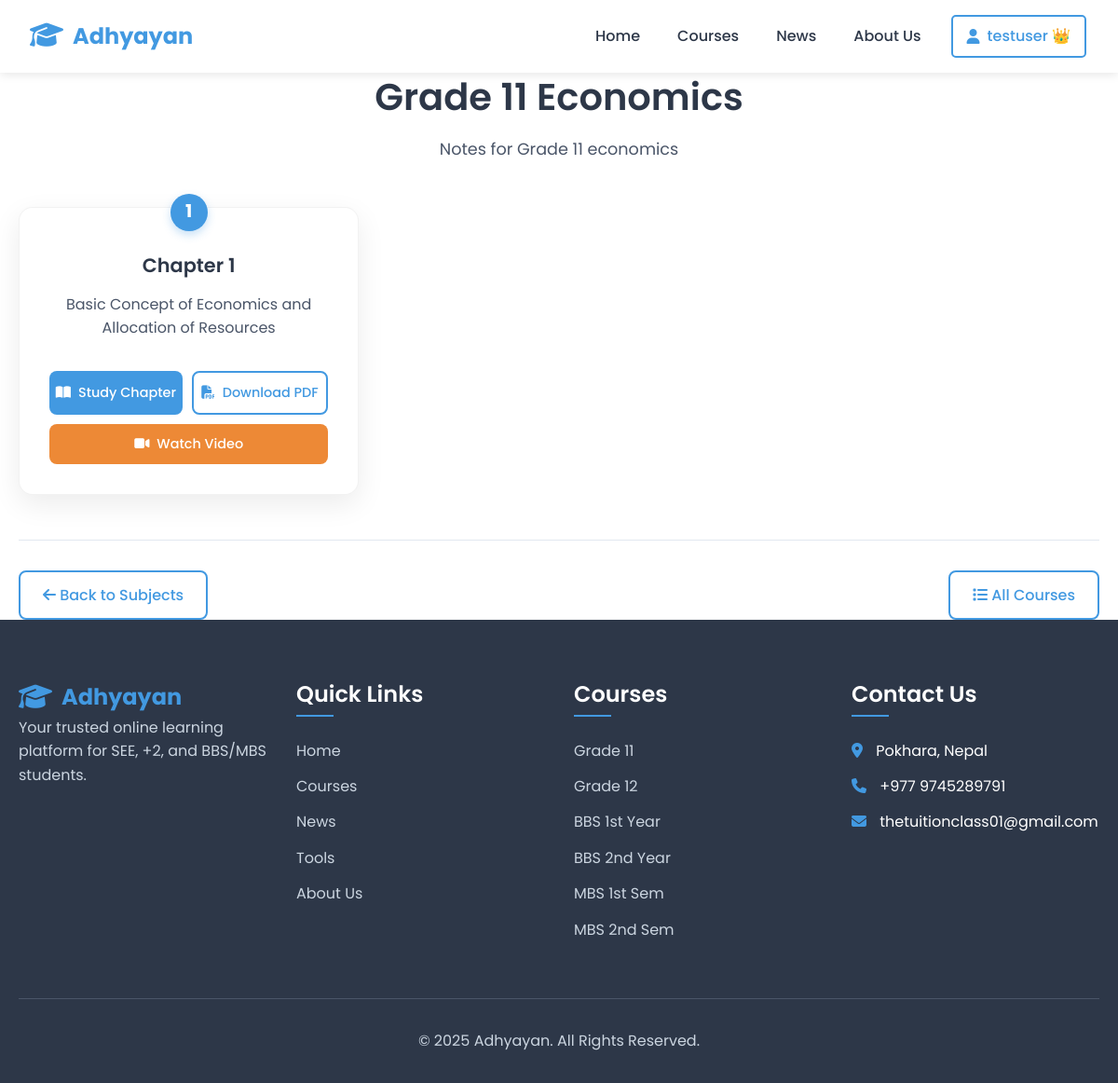
Page /courses/grade-11/grade-11-economics/ (signed in) on the committed database.
### notes/models.py (models this page shows, shortened)
class Subject(models.Model):
    course = models.ForeignKey(
        Course,
        on_delete=models.CASCADE,
        related_name='subjects',
        help_text="Select which course this subject belongs to"
    )
    title = models.CharField(max_length=200)
    slug = models.SlugField(help_text="URL-friendly version of title")
    description = models.TextField(blank=True, help_text="Subject description")
    display_order = models.IntegerField(
        default=0,
        help_text="Order in which subjects appear (lower number = first)"
    )
    is_active = models.BooleanField(
        default=True,
        help_text="Uncheck to hide subject from website"
    )
    created_at = models.DateTimeField(auto_now_add=True)
    updated_at = models.DateTimeField(auto_now=True)
    class Meta:
        ordering = ['display_order', 'title']
        unique_together = ['course', 'slug']  # Same slug can't repeat in same course

class Chapter(models.Model):
    subject = models.ForeignKey(
        Subject,
        on_delete=models.CASCADE,
        related_name='chapters',
        help_text="Select which subject this chapter belongs to"
    )
    title = models.CharField(max_length=200)
    slug = models.SlugField(help_text="URL-friendly version of title")
    content = models.TextField(
        blank=True,
        help_text="Chapter content (text only for now)"
    )
    pdf_file = models.FileField(
        upload_to='',
        blank=True,
        null=True,
        help_text="Upload PDF file for this chapter"
    )
    video_url = models.URLField(
        blank=True,
        null=True,
        help_text="Enter Google Drive/YouTube video link"
    )
    display_order = models.IntegerField(
        default=0,
        help_text="Order in which chapters appear (lower number = first)"
    )
    is_active = models.BooleanField(
        default=True,
        help_text="Uncheck to hide chapter from website"
    )
    created_at = models.DateTimeField(auto_now_add=True)
    updated_at = models.DateTimeField(auto_now=True)
    class Meta:
        ordering = ['display_order', 'title']
        unique_together = ['subject', 'slug']  # Same slug can't repeat in same subject

### notes/views.py (the view)
# urls.py: path('courses/<slug:course_slug>/<slug:subject_slug>/', views.subject_detail, name='subject_detail'),
def subject_detail(request, course_slug, subject_slug):
    course = get_object_or_404(Course, slug=course_slug, is_active=True)
    subject = get_object_or_404(Subject, slug=subject_slug, course=course, is_active=True)
    chapters = subject.chapters.filter(is_active=True).order_by('display_order', 'title')
    paginator = Paginator(chapters, 10)  # Show 10 chapters per page
    page_number = request.GET.get('page')
    page_obj = paginator.get_page(page_number)
    context = {
        'course': course,
        'subject': subject,
        'chapters': page_obj,  # Use page_obj instead of chapters
        'page_title': f"{subject.title} - {course.title}"
    }
    return render(request, 'courses/subject_detail.html', context)

### templates/courses/subject_detail.html (shortened to what this page needs)
{% extends 'base.html' %}
{% load static %}
{% block content %}
<div class="container">
    <div class="page-header">
        <h1 class="page-title">{{ subject.title }}</h1>
        <p class="page-subtitle">{{ subject.description }}</p>
    </div>
    <div class="chapters-grid">
        {% for chapter in chapters %}
        <div class="chapter-card">
            <div class="chapter-number">{{ forloop.counter }}</div>
            <h3 class="chapter-title">{{ chapter.title }}</h3>
            <p class="chapter-description">{{ chapter.content|truncatewords:15 }}</p>
            <div class="chapter-actions">
                {% if chapter.pdf_file %}
                <a href="{% url 'study_chapter' course.slug subject.slug chapter.slug %}" class="btn btn-primary">
                    <i class="fas fa-book-open"></i> Study Chapter
                </a>
                {% else %}
                <button class="btn btn-primary" disabled title="PDF not available yet">
                    <i class="fas fa-book-open"></i> Study Chapter
                </button>
                {% endif %}
                {% if chapter.pdf_file %}
                    {% if user.is_authenticated and user.profile.is_premium %}
                    <a href="{{ chapter.pdf_file.url }}"
                       class="btn btn-secondary"
                       target="_blank"
                       download="{{ chapter.title|slugify }}.pdf">
                        <i class="fas fa-file-pdf"></i> Download PDF
                    </a>
                    {% endif %}
                {% else %}
                <button class="btn btn-secondary" disabled title="PDF not available yet">
                    <i class="fas fa-file-pdf"></i> Download PDF
                </button>
                {% endif %}
                {% if chapter.video_url %}
                    {% if user.is_authenticated and user.profile.is_premium %}
                    <a href="{{ chapter.video_url }}" class="btn btn-accent" target="_blank">
                        <i class="fas fa-video"></i> Watch Video
                    </a>
                    {% endif %}
                {% else %}
                <button class="btn btn-accent" disabled title="Video not available yet">
                    <i class="fas fa-video"></i> Watch Video
                </button>
                {% endif %}
            </div>
        </div>
        {% empty %}
        <div class="empty-chapters">
            <i class="fas fa-book fa-4x"></i>
            <h3>No Chapters Available Yet</h3>
            <p>Chapters will be added to this subject soon.</p>
        </div>
        {% endfor %}
    </div>
    <div class="subject-navigation mt-5">
        <a href="{% url 'course_detail' course.slug %}" class="btn btn-secondary">
            <i class="fas fa-arrow-left"></i> Back to Subjects
        </a>
        <a href="{% url 'courses_page' %}" class="btn btn-outline">
            <i class="fas fa-list"></i> All Courses
        </a>
    </div>
</div>
{% endblock %}

### templates/base.html (shortened to what this page needs)
<!DOCTYPE html>
{% load static %}
<html lang="en">
<head>
  <link rel="stylesheet" href="{% static 'css/style.css' %}">
  <link rel="stylesheet" href="https://cdnjs.cloudflare.com/ajax/libs/font-awesome/6.4.0/css/all.min.css">
</head>
<body>
  <header>
    <div class="navbar">
      <div class="logo">
        <i class="fas fa-graduation-cap"></i>
        <span>Adhyayan</span>
      </div>
      <nav id="nav-links">
        <a href="/" {% if request.path == '/' %}class="active"{% endif %}>Home</a>
        <a href="{% url 'courses_page' %}">Courses</a>
        <a href="#news">News</a>
        <a href="#about">About Us</a>
{% if user.is_authenticated %}
    {% if not user.is_staff %}
        <div class="user-menu">
            <a href="#" class="btn-login">
                <i class="fas fa-user"></i> {{ user.username }}
                {% if user.profile.is_premium %}👑{% endif %}
            </a>
        </div>
    {% else %}
        <a href="{% url 'login' %}" class="btn-login">
            <i class="fas fa-sign-in-alt"></i> Login
        </a>
    {% endif %}
{% else %}
    <a href="{% url 'login' %}" class="btn-login">
        <i class="fas fa-sign-in-alt"></i> Login
    </a>
{% endif %}
      </nav>
    </div>
  </header>
  <main>
    {% block content %}{% endblock %}
  </main>
  <footer>
    <div class="container">
      <div class="footer-content">
        <div class="footer-section">
          <div class="logo">
            <i class="fas fa-graduation-cap"></i>
            <span>Adhyayan</span>
          </div>
          <p>Your trusted online learning platform for SEE, +2, and BBS/MBS students.</p>
        </div>
        <div class="footer-section">
          <h3>Quick Links</h3>
          <ul>
            <li><a href="/">Home</a></li>
            <li><a href="{% url 'courses_page' %}">Courses</a></li>
            <li><a href="#news">News</a></li>
            <li><a href="#">Tools</a></li>
            <li><a href="#">About Us</a></li>
          </ul>
        </div>
        <div class="footer-section">
          <h3>Courses</h3>
          <ul>
            <li><a href="/g1-all/">Grade 11</a></li>
            <li><a href="/grade12/">Grade 12</a></li>
            <li><a href="/bbs1/">BBS 1st Year</a></li>
            <li><a href="/bbs2/">BBS 2nd Year</a></li>
            <li><a href="/mbs1/">MBS 1st Sem</a></li>
            <li><a href="/mbs2/">MBS 2nd Sem</a></li>
          </ul>
        </div>
        <div class="footer-section">
          <h3>Contact Us</h3>
          <ul>
            <li><i class="fas fa-map-marker-alt"></i> Pokhara, Nepal</li>
            <li><i class="fas fa-phone"></i> +977 9745289791 </li>
            <li><i class="fas fa-envelope"></i> thetuitionclass01@gmail.com</li>
          </ul>
        </div>
      </div>
      <div class="footer-bottom">
        <p>&copy; 2025 Adhyayan. All Rights Reserved.</p>
      </div>
    </div>
  </footer>
</body>
</html>

### frontend/static/css/style.css (style rules this page uses)
* { margin: 0; padding: 0; box-sizing: border-box; }
:root { --primary-color: #4299e1; --primary-dark: #3182ce; --secondary-color: #4a5568; --accent-color: #ed8936; --light-color: #f7fafc; --dark-color: #2d3748; --success-color: #48bb78; --warning-color: #ecc94b; --danger-color: #f56565; --gray-light: #e2e8f0; --gray: #a0aec0; --border-radius: 8px; --box-shadow: 0 4px 6px rgba(0, 0, 0, 0.1); --transition: all 0.3s ease; }
body { font-family: 'Poppins', sans-serif; line-height: 1.6; color: var(--dark-color); background-color: #fff; }
.container { width: 100%; max-width: 1200px; margin: 0 auto; padding: 0 20px; }
h1, h2, h3, h4, h5, h6 { font-weight: 600; line-height: 1.3; margin-bottom: 1rem; }
h1 { font-size: 2.5rem; }
h3 { font-size: 1.5rem; }
p { margin-bottom: 1rem; }
.btn { display: inline-block; padding: 12px 24px; border-radius: var(--border-radius); text-decoration: none; font-weight: 500; text-align: center; transition: var(--transition); cursor: pointer; border: none; font-family: inherit; }
.btn-primary { background-color: var(--primary-color); color: white; }
.btn-secondary { background-color: white; color: var(--primary-color); border: 2px solid var(--primary-color); }
.btn-outline { background-color: transparent; color: var(--primary-color); border: 2px solid var(--primary-color); }
.btn-login { padding: 8px 20px; background-color: transparent; color: var(--primary-color); border: 2px solid var(--primary-color); border-radius: var(--border-radius); text-decoration: none; font-weight: 500; transition: var(--transition); white-space: nowrap; }
header { background-color: white; box-shadow: 0 2px 10px rgba(0, 0, 0, 0.1); position: sticky; top: 0; z-index: 1000; }
.navbar { display: flex; justify-content: space-between; align-items: center; padding: 1rem 2rem; max-width: 1200px; margin: 0 auto; }
.logo { display: flex; align-items: center; font-size: 1.5rem; font-weight: 700; color: var(--primary-color); }
.logo i { margin-right: 10px; font-size: 1.8rem; }
nav { display: flex; align-items: center; }
nav > a { margin-left: 2rem; text-decoration: none; color: var(--dark-color); font-weight: 500; transition: var(--transition); position: relative; }
footer { background-color: var(--dark-color); color: white; padding: 4rem 0 1rem; }
.footer-content { display: grid; grid-template-columns: repeat(auto-fit, minmax(200px, 1fr)); gap: 2rem; margin-bottom: 3rem; }
.footer-section h3 { margin-bottom: 1.5rem; color: white; position: relative; padding-bottom: 0.5rem; }
.footer-section h3::after { content: ''; position: absolute; bottom: 0; left: 0; width: 40px; height: 2px; background-color: var(--primary-color); }
.footer-section p { color: #cbd5e0; margin-bottom: 1.5rem; }
.footer-section ul { list-style: none; }
.footer-section ul li { margin-bottom: 0.8rem; }
.footer-section ul li a { color: #cbd5e0; text-decoration: none; transition: var(--transition); }
.footer-section ul li i { margin-right: 10px; color: var(--primary-color); }
.footer-bottom { text-align: center; padding-top: 2rem; border-top: 1px solid #4a5568; color: #cbd5e0; }
.user-menu { position: relative; display: inline-block; }
#nav-links a, #nav-links .btn-login, #nav-links .user-menu > a { color: white; text-decoration: none; padding: 8px 15px; border-radius: 5px; transition: background-color 0.3s; display: inline-flex; align-items: center; gap: 8px; }
#nav-links > * { margin: 0 2px; }
:root { --primary-color: #4299e1; --primary-dark: #3182ce; --secondary-color: #4a5568; --accent-color: #ed8936; --light-color: #f7fafc; --dark-color: #2d3748; --gray-light: #e2e8f0; --gray: #a0aec0; --border-radius: 8px; --box-shadow: 0 4px 6px rgba(0, 0, 0, 0.1); --transition: all 0.3s ease; }
.btn-accent { background-color: var(--accent-color); color: white; border: none; }

### templates/base.html (style rules this page uses)
#nav-links a:not(.btn-login):not(.user-menu > a) { color: #2d3748 !important; text-decoration: none !important; padding: 8px 15px !important; margin: 0 5px !important; border-radius: 5px !important; transition: all 0.3s !important; }
.btn-login { color: #4299e1 !important; border: 2px solid #4299e1 !important; background: transparent !important; margin-left: 10px !important; }
.user-menu > a { color: #4299e1 !important; border: 2px solid #4299e1 !important; background: transparent !important; margin-left: 10px !important; }

### rows in the picture
Subject: title "Grade 11 Economics", description "Notes for Grade 11 economics"
Chapter: title "Chapter 1", content "Basic Concept of Economics and Allocation of Resources", shows "Study Chapter"

### other values in the picture
{{ user.username }} "testuser"
